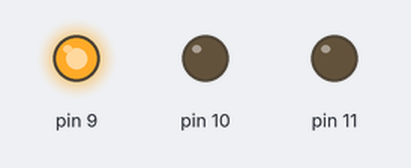
A sketch run on a simulated Arduino Uno, built with avr-gcc and run on an emulated ATmega328P. Shown: output pins drawn as LEDs (lit = HIGH).

Above: at 0.8 s.
At 2.2 s:
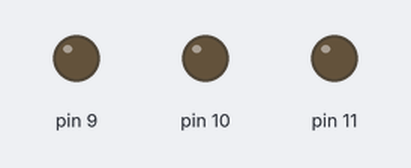
At 3.4 s:
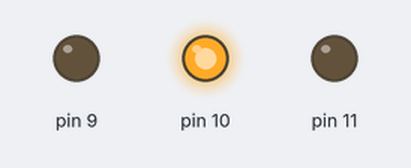
At 5.6 s:
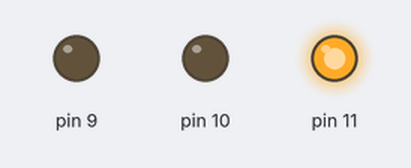
Timing chart, 0 to 9.0 s (numbered marks = the images above):
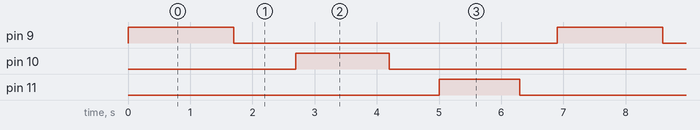

Measured:
- by itself, pin 9: alternates HIGH for 1.7 s and LOW for 5.2 s
- by itself, pin 10: alternates HIGH for 1.5 s and LOW for 5.4 s
- by itself, pin 11: alternates HIGH for 1.3 s and LOW for 5.6 s

The sketch:

modificado.ino
```cpp
void setup() {
  // put your setup code here, to run once:
int i = 0 ; // Inicializamos la variable i como un entero
         for ( i = 9 ; i < 12 ; i++)
               pinMode( i , OUTPUT) ;
}

 void loop() {
  int vel = 1000;
              int i = 0 ; // Inicializamos la variable i como un entero
              for ( i = 9 ; i < 12 ; i++)
                    {
                       digitalWrite( i , HIGH) ;
                       delay (vel+700) ;
                       digitalWrite( i , LOW);
                       delay (vel) ;

                       vel=vel-200;
                    }

          }
```
